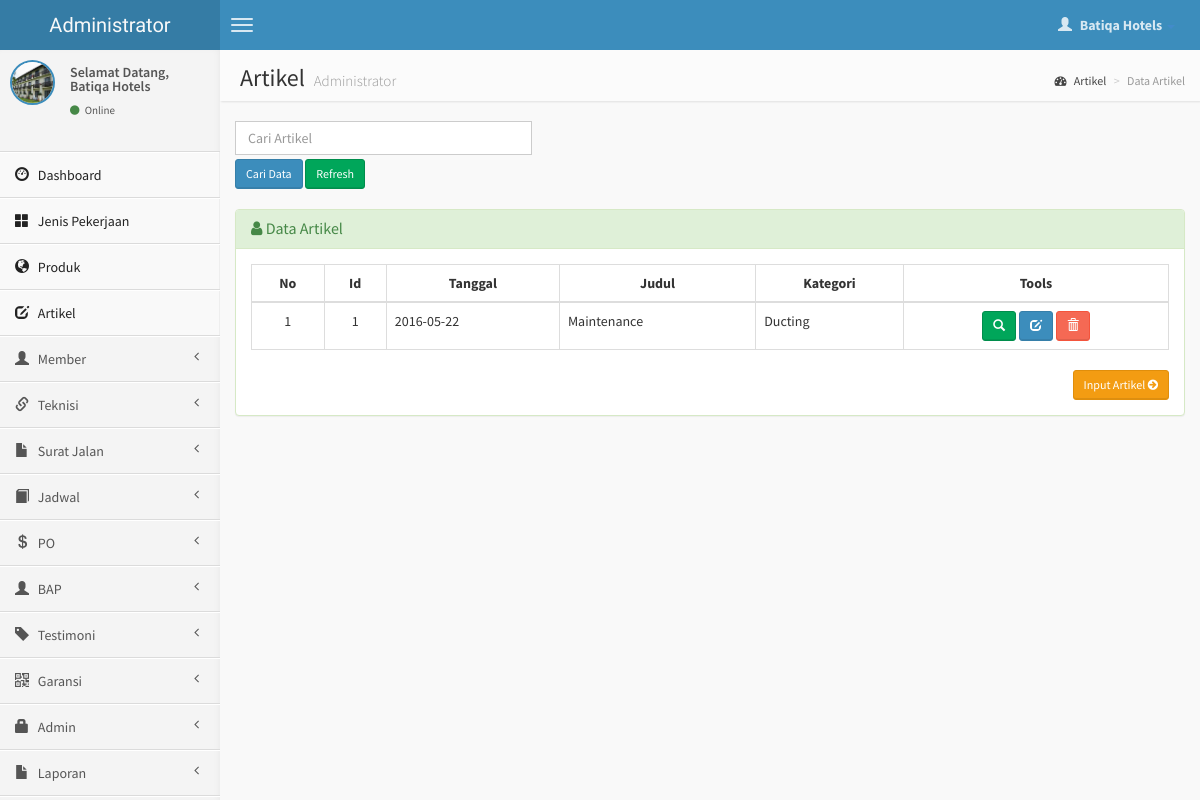
The page /admin/artikel.php (signed in) on the database its author committed.
### tables this page shows
CREATE TABLE `artikel` (
  `id_artikel` int(4) NOT NULL,
  `tanggal` date NOT NULL,
  `judul` varchar(300) NOT NULL,
  `kategori` varchar(50) NOT NULL,
  `isi` varchar(1500) NOT NULL
);

### admin/artikel.php (the view, shortened to what this page needs)
<?php
if (empty($_SESSION['username'])){
	header('location:../index.php');
} else {
?>
<!DOCTYPE html>
<html>
    <head>
        <link href="../dist/css/bootstrap.css" rel="stylesheet" type="text/css" />
        <link href="//cdnjs.cloudflare.com/ajax/libs/font-awesome/4.1.0/css/font-awesome.min.css" rel="stylesheet" type="text/css" />
        <link href="//code.ionicframework.com/ionicons/1.5.2/css/ionicons.min.css" rel="stylesheet" type="text/css" />
        <link href="../css/morris/morris.css" rel="stylesheet" type="text/css" />
        <link href="../css/jvectormap/jquery-jvectormap-1.2.2.css" rel="stylesheet" type="text/css" />
        <link href="../css/datepicker/datepicker3.css" rel="stylesheet" type="text/css" />
        <link href="../css/daterangepicker/daterangepicker-bs3.css" rel="stylesheet" type="text/css" />
        <link href="../css/bootstrap-wysihtml5/bootstrap3-wysihtml5.min.css" rel="stylesheet" type="text/css" />
        <link href="../css/AdminLTE.css" rel="stylesheet" type="text/css" />
        <link rel="stylesheet" href="datatables/dataTables.bootstrap.css"/>
    </head>
    <body class="skin-blue">
        <header class="header">
            <a href="index.php" class="logo">
                Administrator
            </a>
            <nav class="navbar navbar-static-top" role="navigation">
                <a href="#" class="navbar-btn sidebar-toggle" data-toggle="offcanvas" role="button">
                    <span class="icon-bar"></span>
                    <span class="icon-bar"></span>
                    <span class="icon-bar"></span>
                </a>
                <div class="navbar-right">
                    <ul class="nav navbar-nav">
                        <li class="dropdown user user-menu">
                            <a href="#" class="dropdown-toggle" data-toggle="dropdown">
                                <i class="glyphicon glyphicon-user"></i>
                                <span><?php echo $_SESSION['fullname']; ?> <i class="caret"></i></span>
                            </a>
<?php } ?>
                        </li>
                    </ul>
                </div>
            </nav>
        </header>
        <div class="wrapper row-offcanvas row-offcanvas-left">
            <aside class="left-side sidebar-offcanvas">
                <section class="sidebar">
                    <div class="user-panel">
                        <div class="pull-left image">
                            <img src="<?php echo $_SESSION['gambar']; ?>" class="img-circle" alt="User Image" style="border: 2px solid #3C8DBC;" />
                        </div>
                        <div class="pull-left info">
                            <p>Selamat Datang,<br /><?php echo $_SESSION['fullname']; ?></p>
                            <a href="#"><i class="fa fa-circle text-success"></i> Online</a>
                        </div>
                    </div>
                    <?php include "menu.php"; ?>
                </section>
            </aside>
            <aside class="right-side">
                <section class="content-header">
                    <h1>
                        Artikel
                        <small>Administrator</small>
                    </h1>
                    <ol class="breadcrumb">
                        <li><a href="#"><i class="fa fa-dashboard"></i> Artikel</a></li>
                        <li class="active">Data Artikel</li>
                    </ol>
                </section>
                <section class="content">
                    <div class="row">
              <div class="col-lg-4">
              <form action='artikel.php' method="POST">
	       <input type='text' class="form-control" style="margin-bottom: 4px;" name='qcari' placeholder='Cari Artikel' required />
           <input type='submit' value='Cari Data' class="btn btn-sm btn-primary" /> <a href='artikel.php' class="btn btn-sm btn-success" >Refresh</i></a>
          	</div>
              </div>
                    <br />
                    <div class="row">
                        <div class="col-lg-12">
                    <div class="panel panel-success">
                        <div class="panel-heading">
                        <h3 class="panel-title"><i class="fa fa-user"></i> Data Artikel </h3>
                        </div>
                        <div class="panel-body">
                    <?php
                    $query1="select * from artikel";
                    $tampil=mysqli_query($koneksi, $query1) or die(mysqli_error());
                    ?>
                  <table id="example" class="table table-hover table-bordered">
                  <thead>
                      <tr>
                        <th><center>No </center></th>
                        <th><center>Id </center></th>
                        <th><center>Tanggal</i></center></th>
                        <th><center>Judul</center></th>
                        <th><center>Kategori</center></th>
                        <th><center>Tools</center></th>
                      </tr>
                  </thead>
                     <?php
                     $no=0;
                     while($data=mysqli_fetch_array($tampil))
                    { $no++; ?>
                    <tbody>
                    <tr>
                    <td><center><?php echo $no; ?></center></td>
                    <td><center><?php echo $data['id_artikel'];?></center></td>
                    <td><?php echo $data['tanggal'];?></td>
                    <td><?php echo $data['judul']; ?></td>
                    <td><?php echo $data['kategori']; ?></td>
                    <td><center><div id="thanks"><a class="btn btn-sm btn-success" data-placement="bottom" data-toggle="tooltip" title="Detail Artikel" href="detail-artikel.php?hal=edit&kd=<?php echo $data['id_artikel'];?>"><span class="glyphicon glyphicon-search"></span></a>
                    <a class="btn btn-sm btn-primary" data-placement="bottom" data-toggle="tooltip" title="Edit Artikel" href="edit-artikel.php?hal=edit&kd_cus=<?php echo $data['id_artikel'];?>"><span class="glyphicon glyphicon-edit"></span></a>
                    <a onclick="return confirm ('Yakin hapus <?php echo $data['judul'];?>.?');" class="btn btn-sm btn-danger tooltips" data-placement="bottom" data-toggle="tooltip" title="Hapus Artikel" href="artikel.php?hal=hapus&kd=<?php echo $data['id_artikel'];?>"><span class="glyphicon glyphicon-trash"></a></center></td></tr></div>
                 <?php
              }
              ?>
                <div class="text-right">
                  <a href="input-artikel.php" class="btn btn-sm btn-warning">Input Artikel <i class="fa fa-arrow-circle-right"></i></a>
                </div>
              </div>
              </div>
            </div>
                    </div>
    </body>
</html>

### rows shown on the page
artikel: id_artikel "1", tanggal "2016-05-22", judul "Maintenance", kategori "Ducting"

### other values the page prints
$_SESSION['fullname'] "Batiqa Hotels"
